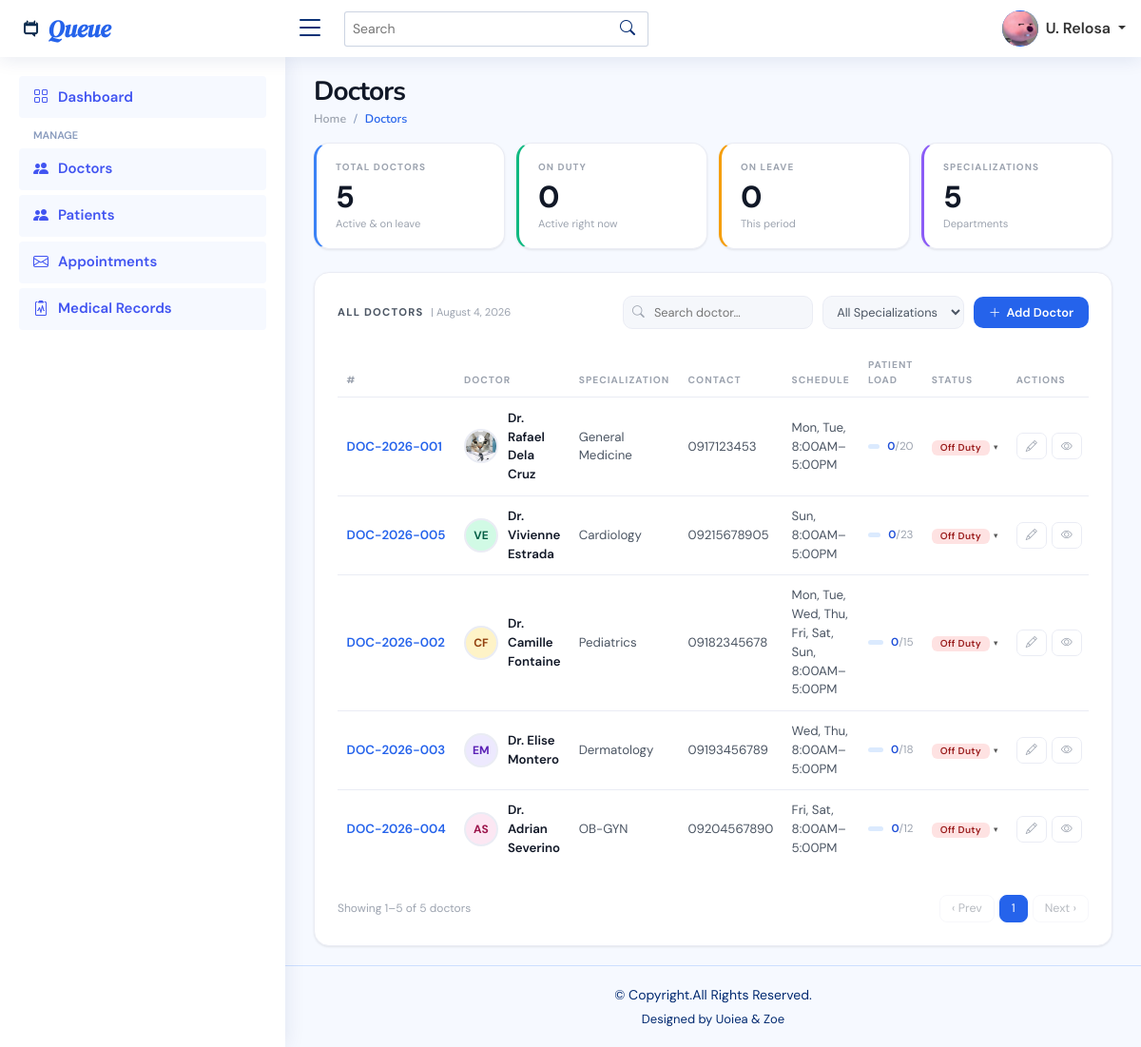
Screenshot of /public/admin/doctors.php (signed in) with the database file from the repository.
### tables this page shows
CREATE TABLE `doctors` (
  `id` int(11) NOT NULL,
  `doctorCode` varchar(20) DEFAULT NULL,
  `firstName` varchar(100) NOT NULL,
  `middleName` varchar(100) DEFAULT NULL,
  `lastName` varchar(100) NOT NULL,
  `gender` enum('Male','Female','Other') DEFAULT NULL,
  `dateOfBirth` date DEFAULT NULL,
  `specialization` varchar(100) DEFAULT NULL,
  `department` varchar(100) DEFAULT NULL,
  `contactNumber` varchar(20) DEFAULT NULL,
  `emailAddress` varchar(150) DEFAULT NULL,
  `address` text DEFAULT NULL,
  `employmentStatus` enum('Active','Inactive') NOT NULL DEFAULT 'Active',
  `status` enum('On Duty','Break','Off Duty') NOT NULL DEFAULT 'Off Duty',
  `patientCapacity` int(11) DEFAULT 20,
  `photoUrl` varchar(255) DEFAULT NULL,
  `prcLicenseNo` varchar(50) DEFAULT NULL,
  `yearsOfExperience` int(11) DEFAULT 0,
  `createdAt` timestamp NOT NULL DEFAULT current_timestamp(),
  `updatedAt` timestamp NOT NULL DEFAULT current_timestamp() ON UPDATE current_timestamp(),
  `notes` text DEFAULT NULL
);

### app/models/doctorModel.php (called while the page is built, shortened)
<?php
class DoctorModel
{
    private $conn;
    public function __construct($conn)
    {
        $this->conn = $conn;
    }
    public function getTotalDoctors()
    {
        return $this->conn->query("
            SELECT COUNT(*)
            FROM doctors
            WHERE employmentStatus != 'Inactive'
        ")->fetch_row()[0];
    }
    public function getOnDutyCount()
    {
        return $this->conn->query("
            SELECT COUNT(*)
            FROM doctors
            WHERE status = 'On Duty'
              AND employmentStatus = 'Active'
        ")->fetch_row()[0];
    }
    public function getOnLeaveCount()
    {
        return $this->conn->query("
            SELECT COUNT(*)
            FROM doctors
            WHERE employmentStatus = 'On Leave'
        ")->fetch_row()[0];
    }
    public function getTotalSpecializations()
    {
        return $this->conn->query("
            SELECT COUNT(DISTINCT specialization)
            FROM doctors
            WHERE employmentStatus != 'Inactive'
        ")->fetch_row()[0];
    }
    public function getAllDoctors($todayName)
    {
        $sql = "
            SELECT
                d.id, d.doctorCode, d.firstName, d.middleName, d.lastName,
                d.specialization, d.contactNumber, d.patientCapacity,
                d.status, d.employmentStatus, d.emailAddress,
                d.prcLicenseNo, d.yearsOfExperience, d.photoUrl,
                COUNT(DISTINCT a.id) AS currentLoad,
                GROUP_CONCAT(
                    DISTINCT ds.dayOfWeek
                    ORDER BY FIELD(ds.dayOfWeek,'Monday','Tuesday','Wednesday','Thursday','Friday','Saturday','Sunday')
                    SEPARATOR ','
                ) AS workingDays,
                MIN(ds.shiftStart) AS shiftStart,
                MAX(ds.shiftEnd) AS shiftEnd,
                -- Today-specific schedule flags used for real-time availability display
                MAX(CASE WHEN ds.dayOfWeek = ? THEN 1 ELSE 0 END) AS hasToday,
                MAX(CASE WHEN ds.dayOfWeek = ? THEN ds.shiftStart END) AS todayStart,
                MAX(CASE WHEN ds.dayOfWeek = ? THEN ds.shiftEnd END) AS todayEnd
            FROM doctors d
            -- Only count today's non-cancelled appointments for current load
            LEFT JOIN appointments a
                ON a.doctorId = d.id
               AND a.appointmentDate = CURDATE()
               AND a.status != 'Cancelled'
            LEFT JOIN doctorSchedules ds
                ON ds.doctorId = d.id
            GROUP BY d.id
            ORDER BY d.lastName, d.firstName
        ";
        $stmt = $this->conn->prepare($sql);
        $stmt->bind_param('sss', $todayName, $todayName, $todayName);
        $stmt->execute();
        return $stmt->get_result()->fetch_all(MYSQLI_ASSOC);
    }
}

### public/admin/doctors.php (the view, shortened to what this page needs)
<?php
require_once('../../app/config/config.php');
require_once('../../app/models/DoctorModel.php');
$todayName   = date('l');
$currentTime = date('H:i:s');
$doctorModel  = new DoctorModel($conn);
$doctorModel->updateDutyStatus($todayName, $currentTime);
$totalDoctors = $doctorModel->getTotalDoctors();
$onDuty       = $doctorModel->getOnDutyCount();
$onLeave      = $doctorModel->getOnLeaveCount();
$totalSpecs   = $doctorModel->getTotalSpecializations();
$doctors      = $doctorModel->getAllDoctors($todayName);
$avatarBgs    = ['#dbeafe', '#d1fae5', '#fef3c7', '#ede9fe', '#fce7f3', '#cffafe'];
$avatarColors = ['#1d4ed8', '#065f46', '#92400e', '#5b21b6', '#9d174d', '#155e75'];
function scheduleLabel($days, $start, $end)
{
    $abbr = [
        'Monday' => 'Mon',
        'Tuesday' => 'Tue',
        'Wednesday' => 'Wed',
        'Thursday' => 'Thu',
        'Friday' => 'Fri',
        'Saturday' => 'Sat',
        'Sunday' => 'Sun'
    ];
    $list = array_map(fn($d) => $abbr[$d] ?? $d, explode(',', $days));
    $time = ($start && $end) ? ', ' . date('g:iA', strtotime($start)) . '–' . date('g:iA', strtotime($end)) : '';
    return implode(', ', $list) . $time;
}
include('./includes/header.php');
include('./includes/topbar.php');
include('./includes/sidebar.php');
?>
<div class="pagetitle">
    <h1>Doctors</h1>
    <nav>
        <ol class="breadcrumb">
            <li class="breadcrumb-item"><a href="index">Home</a></li>
            <li class="breadcrumb-item active">Doctors</li>
        </ol>
    </nav>
</div>
<section class="section page-doctors">
    <div class="stat-strip">
        <div class="stat-card">
            <div class="sc-label">Total Doctors</div>
            <div class="sc-num" id="stat-total"><?= $totalDoctors ?></div>
            <div class="sc-sub">Active &amp; on leave</div>
        </div>
        <div class="stat-card">
            <div class="sc-label">On Duty</div>
            <div class="sc-num" id="stat-duty"><?= $onDuty ?></div>
            <div class="sc-sub">Active right now</div>
        </div>
        <div class="stat-card">
            <div class="sc-label">On Leave</div>
            <div class="sc-num" id="stat-leave"><?= $onLeave ?></div>
            <div class="sc-sub">This period</div>
        </div>
        <div class="stat-card">
            <div class="sc-label">Specializations</div>
            <div class="sc-num" id="stat-specs"><?= $totalSpecs ?></div>
            <div class="sc-sub">Departments</div>
        </div>
    </div>
    <div class="main-card">
        <div class="table-toolbar">
            <h5>All Doctors <span>| <?= date('F j, Y') ?></span></h5>
            <div class="search-box">
                <input type="text" id="doctorSearch" placeholder="Search doctor…" oninput="applyFilters()">
            </div>
            <select class="spec-filter" id="specFilter" onchange="applyFilters()">
                <option value="">All Specializations</option>
            </select>
            <a href="addDoctor" class="btn-primary-sm"><i class="bi bi-plus-lg"></i> Add Doctor</a>
        </div>
        <div style="overflow-x:auto;">
            <table class="table">
                <thead>
                    <tr>
                        <th>#</th>
                        <th>Doctor</th>
                        <th>Specialization</th>
                        <th>Contact</th>
                        <th>Schedule</th>
                        <th>Patient Load</th>
                        <th>Status</th>
                        <th>Actions</th>
                    </tr>
                </thead>
                <tbody id="doctorTbody">
                    <?php foreach ($doctors as $i => $d):
                        $bg       = $avatarBgs[$i % count($avatarBgs)];
                        $col      = $avatarColors[$i % count($avatarColors)];
                        $initials = strtoupper(substr($d['firstName'], 0, 1) . substr($d['lastName'], 0, 1));
                        $fullName = 'Dr. ' . $d['firstName'] . ' ' . $d['lastName'];
                        $load     = (int)$d['currentLoad'];
                        $cap      = (int)$d['patientCapacity'] ?: 20;
                        $schedule = scheduleLabel($d['workingDays'], $d['shiftStart'], $d['shiftEnd']);
                        $statusCls = match ($d['status']) {
                            'On Duty' => 'bg-info',
                            'Break'   => 'bg-warning',
                            default   => 'bg-danger'
                        };
                        $todayShift   = $d['hasToday']
                            ? date('g:iA', strtotime($d['todayStart'])) . ' – ' . date('g:iA', strtotime($d['todayEnd']))
                            : 'Not scheduled today';
                        $hasTodayBool = $d['hasToday'] ? 'true' : 'false';
                    ?>
                        <tr
                            data-spec="<?= htmlspecialchars($d['specialization']) ?>"
                            data-name="<?= htmlspecialchars($fullName) ?>"
                            data-id="<?= htmlspecialchars($d['doctorCode']) ?>"
                            data-dbid="<?= $d['id'] ?>"
                            data-contact="<?= htmlspecialchars($d['contactNumber'] ?? '—') ?>"
                            data-schedule="<?= htmlspecialchars($schedule) ?>"
                            data-today-shift="<?= htmlspecialchars($todayShift) ?>"
                            data-today-has="<?= $hasTodayBool ?>"
                            data-email="<?= htmlspecialchars($d['emailAddress'] ?? '—') ?>"
                            data-license="<?= htmlspecialchars($d['prcLicenseNo']) ?>"
                            data-experience="<?= (int)$d['yearsOfExperience'] ?> yrs"
                            data-load="<?= $load ?>/<?= $cap ?>"
                            data-avatar="<?= $initials ?>"
                            data-avatar-bg="<?= $bg ?>"
                            data-avatar-color="<?= $col ?>"
                            data-emp-status="<?= htmlspecialchars($d['employmentStatus']) ?>"
                            data-photo="<?= htmlspecialchars($d['photoUrl'] ?? '') ?>">
                            <td style="white-space:nowrap">
                                <span style="color:#2563eb;font-weight:600;font-size:.83rem;cursor:pointer;"
                                    onclick="viewDoctor(this.closest('tr'))">
                                    <?= htmlspecialchars($d['doctorCode']) ?>
                                </span>
                            </td>
                            <td>
                                <div class="doc-cell">
                                    <?php if (!empty($d['photoUrl'])): ?>
                                        <img class="doc-avatar" src="<?= htmlspecialchars($d['photoUrl']) ?>" alt="<?= htmlspecialchars($initials) ?>" style="object-fit:cover;">
                                    <?php else: ?>
                                        <div class="doc-avatar" style="background:<?= $bg ?>;color:<?= $col ?>"><?= $initials ?></div>
                                    <?php endif; ?>
                                    <div>
                                        <div class="doc-name"><?= htmlspecialchars($fullName) ?></div>
                                    </div>
                                </div>
                            </td>
                            <td><?= htmlspecialchars($d['specialization']) ?></td>
                            <td><?= htmlspecialchars($d['contactNumber'] ?? '—') ?></td>
                            <td><?= htmlspecialchars($schedule) ?></td>
                            <td>
                                <div class="load-bar">
                                    <div class="load-track">
                                    </div>
                                    <span class="load-frac"><span class="ld"><?= $load ?></span><span class="lt">/<?= $cap ?></span></span>
                                </div>
                            </td>
                            <td class="status-cell">
                                <button class="badge-btn" onclick="toggleStatusDropdown(this)">
                                    <span class="badge <?= $statusCls ?>"><?= htmlspecialchars($d['status']) ?></span>
                                    <span class="badge-caret">▾</span>
                                </button>
                            </td>
                            <td>
                                <div class="action-btns">
                                    <button class="btn-act" title="Edit" onclick="editDoctor(<?= $d['id'] ?>)"><i class="bi bi-pencil"></i></button>
                                    <button class="btn-act view" title="View Profile" onclick="viewDoctor(this.closest('tr'))"><i class="bi bi-eye"></i></button>
                                </div>
                            </td>
                        </tr>
                    <?php endforeach; ?>
                </tbody>
            </table>
        </div>
        <div class="pagination-bar">
            <span class="pagination-info" id="paginationInfo"></span>
            <div class="pagination-btns" id="paginationBtns"></div>
        </div>
    </div>
</section>
<?php include('./includes/footer.php'); ?>

### public/assets/css/style.css (style rules this page uses)
:root { scroll-behavior: smooth; }
body { font-family: "Open Sans", sans-serif; background: #f6f9ff; color: #444444; }
a { color: #4154f1; text-decoration: none; }
h1, h2, h3, h4, h5, h6 { font-family: "Nunito", sans-serif; }
.pagetitle { margin-bottom: 10px; }
.pagetitle h1 { font-size: 24px; margin-bottom: 0; font-weight: 600; color: #012970; }
.breadcrumb { font-size: 14px; font-family: "Nunito", sans-serif; color: #899bbd; font-weight: 600; }
.breadcrumb a { color: #899bbd; transition: 0.3s; }
.breadcrumb .breadcrumb-item::before { color: #899bbd; }
.breadcrumb .active { color: #51678f; font-weight: 600; }

### public/admin/includes/header.php (style rules this page uses)
body { font-family: 'DM Sans', sans-serif !important; }

### rows the page displays
doctors: doctorCode "DOC-2026-001", photoUrl (picture), fullName "Dr. Rafael Dela Cruz", specialization "General Medicine", contactNumber "0917123453", schedule "Mon, Tue, 8:00AM–5:00PM", load "0", patientCapacity "20", status "Off Duty"
doctors: doctorCode "DOC-2026-005", initials "VE", fullName "Dr. Vivienne Estrada", specialization "Cardiology", contactNumber "09215678905", schedule "Sun, 8:00AM–5:00PM", load "0", patientCapacity "23", status "Off Duty"
doctors: doctorCode "DOC-2026-002", initials "CF", fullName "Dr. Camille Fontaine", specialization "Pediatrics", contactNumber "09182345678", schedule "Mon, Tue, Wed, Thu, Fri, Sat, Sun, 8:00AM–5:00PM", load "0", patientCapacity "15", status "Off Duty"
doctors: doctorCode "DOC-2026-003", initials "EM", fullName "Dr. Elise Montero", specialization "Dermatology", contactNumber "09193456789", schedule "Wed, Thu, 8:00AM–5:00PM", load "0", patientCapacity "18", status "Off Duty"
doctors: doctorCode "DOC-2026-004", initials "AS", fullName "Dr. Adrian Severino", specialization "OB-GYN", contactNumber "09204567890", schedule "Fri, Sat, 8:00AM–5:00PM", load "0", patientCapacity "12", status "Off Duty"

### other values shown
$shortName "U. Relosa"
$totalDoctors "5"
$onDuty "0"
$onLeave "0"
$totalSpecs "5"
